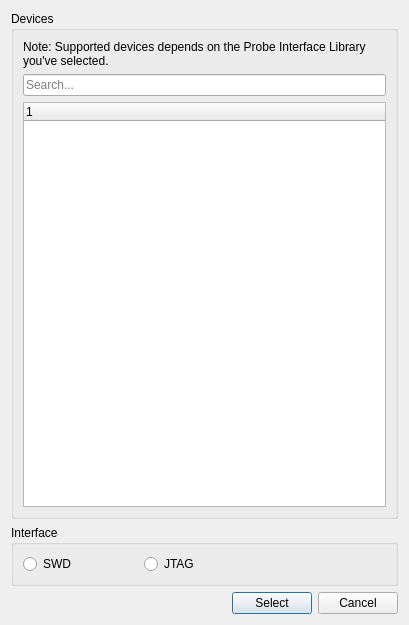
<?xml version="1.0" encoding="UTF-8"?>
<ui version="4.0">
 <class>SelectDeviceDialog</class>
 <widget class="QDialog" name="SelectDeviceDialog">
  <property name="geometry">
   <rect>
    <x>0</x>
    <y>0</y>
    <width>409</width>
    <height>625</height>
   </rect>
  </property>
  <property name="windowTitle">
   <string>Select Device</string>
  </property>
  <layout class="QVBoxLayout" name="verticalLayout_2">
   <item>
    <widget class="QGroupBox" name="groupBox">
     <property name="title">
      <string>Devices</string>
     </property>
     <layout class="QVBoxLayout" name="verticalLayout">
      <item>
       <widget class="QLabel" name="label">
        <property name="text">
         <string>Note: Supported devices depends on the Probe Interface Library you've selected.</string>
        </property>
        <property name="wordWrap">
         <bool>true</bool>
        </property>
       </widget>
      </item>
      <item>
       <widget class="QLineEdit" name="edtSearch">
        <property name="placeholderText">
         <string>Search...</string>
        </property>
       </widget>
      </item>
      <item>
       <widget class="QTreeWidget" name="treeDevices">
        <column>
         <property name="text">
          <string notr="true">1</string>
         </property>
        </column>
       </widget>
      </item>
     </layout>
    </widget>
   </item>
   <item>
    <widget class="QGroupBox" name="groupBox_2">
     <property name="title">
      <string>Interface</string>
     </property>
     <layout class="QHBoxLayout" name="horizontalLayout" stretch="0,1,0,3">
      <item>
       <widget class="QRadioButton" name="radSwd">
        <property name="text">
         <string>SWD</string>
        </property>
       </widget>
      </item>
      <item>
       <spacer name="horizontalSpacer_3">
        <property name="orientation">
         <enum>Qt::Horizontal</enum>
        </property>
        <property name="sizeHint" stdset="0">
         <size>
          <width>40</width>
          <height>20</height>
         </size>
        </property>
       </spacer>
      </item>
      <item>
       <widget class="QRadioButton" name="radJtag">
        <property name="text">
         <string>JTAG</string>
        </property>
       </widget>
      </item>
      <item>
       <spacer name="horizontalSpacer">
        <property name="orientation">
         <enum>Qt::Horizontal</enum>
        </property>
        <property name="sizeHint" stdset="0">
         <size>
          <width>40</width>
          <height>20</height>
         </size>
        </property>
       </spacer>
      </item>
     </layout>
    </widget>
   </item>
   <item>
    <layout class="QHBoxLayout" name="horizontalLayout_2">
     <item>
      <spacer name="horizontalSpacer_2">
       <property name="orientation">
        <enum>Qt::Horizontal</enum>
       </property>
       <property name="sizeHint" stdset="0">
        <size>
         <width>40</width>
         <height>20</height>
        </size>
       </property>
      </spacer>
     </item>
     <item>
      <widget class="QPushButton" name="btnSelect">
       <property name="sizePolicy">
        <sizepolicy hsizetype="Maximum" vsizetype="Fixed">
         <horstretch>0</horstretch>
         <verstretch>0</verstretch>
        </sizepolicy>
       </property>
       <property name="text">
        <string>Select</string>
       </property>
      </widget>
     </item>
     <item>
      <widget class="QPushButton" name="btnCancel">
       <property name="sizePolicy">
        <sizepolicy hsizetype="Maximum" vsizetype="Fixed">
         <horstretch>0</horstretch>
         <verstretch>0</verstretch>
        </sizepolicy>
       </property>
       <property name="text">
        <string>Cancel</string>
       </property>
      </widget>
     </item>
    </layout>
   </item>
  </layout>
 </widget>
 <resources/>
 <connections/>
</ui>
